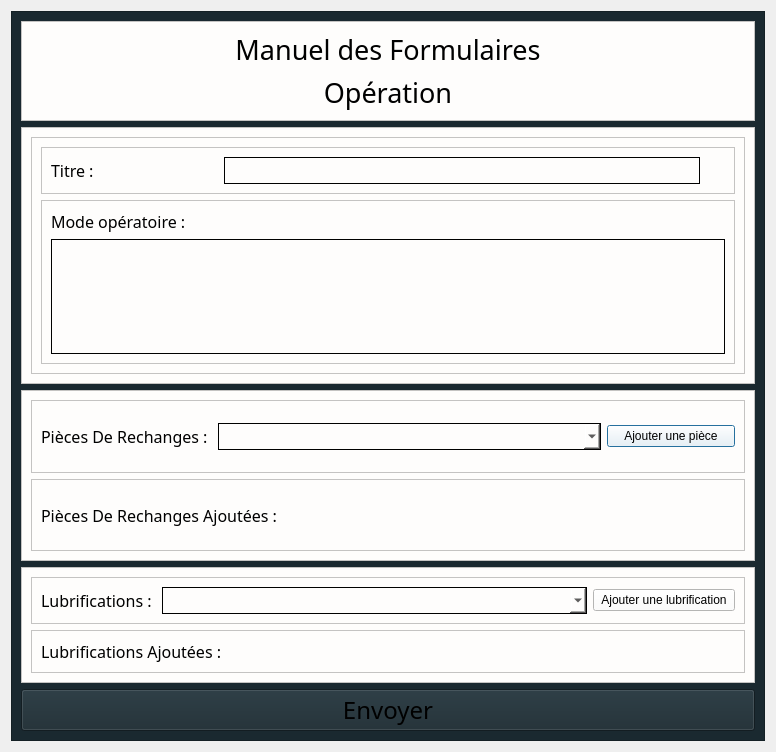
<?xml version="1.0" encoding="UTF-8"?>
<ui version="4.0">
 <class>Dialog</class>
 <widget class="QDialog" name="Dialog">
  <property name="geometry">
   <rect>
    <x>0</x>
    <y>0</y>
    <width>776</width>
    <height>752</height>
   </rect>
  </property>
  <property name="windowTitle">
   <string>Dialog</string>
  </property>
  <layout class="QHBoxLayout" name="horizontalLayout_6">
   <item>
    <widget class="QFrame" name="frame">
     <property name="styleSheet">
      <string notr="true">background-color: #1A2930;</string>
     </property>
     <property name="frameShape">
      <enum>QFrame::StyledPanel</enum>
     </property>
     <property name="frameShadow">
      <enum>QFrame::Raised</enum>
     </property>
     <layout class="QVBoxLayout" name="verticalLayout" stretch="1,3,2,0,2">
      <item>
       <widget class="QFrame" name="frame_8">
        <property name="styleSheet">
         <string notr="true">background-color : #FEFDFC;</string>
        </property>
        <property name="frameShape">
         <enum>QFrame::StyledPanel</enum>
        </property>
        <property name="frameShadow">
         <enum>QFrame::Raised</enum>
        </property>
        <layout class="QGridLayout" name="gridLayout">
         <item row="1" column="0">
          <widget class="QLabel" name="label_4">
           <property name="font">
            <font>
             <family>Modern No. 20</family>
             <pointsize>20</pointsize>
            </font>
           </property>
           <property name="text">
            <string>Opération</string>
           </property>
           <property name="alignment">
            <set>Qt::AlignCenter</set>
           </property>
          </widget>
         </item>
         <item row="0" column="0">
          <widget class="QLabel" name="label_2">
           <property name="font">
            <font>
             <family>Modern No. 20</family>
             <pointsize>20</pointsize>
            </font>
           </property>
           <property name="text">
            <string>Manuel des Formulaires</string>
           </property>
           <property name="alignment">
            <set>Qt::AlignCenter</set>
           </property>
          </widget>
         </item>
        </layout>
       </widget>
      </item>
      <item>
       <widget class="QFrame" name="frame_7">
        <property name="styleSheet">
         <string notr="true">background-color : #FEFDFC;height:25px;</string>
        </property>
        <property name="frameShape">
         <enum>QFrame::StyledPanel</enum>
        </property>
        <property name="frameShadow">
         <enum>QFrame::Raised</enum>
        </property>
        <layout class="QHBoxLayout" name="horizontalLayout" stretch="1">
         <item>
          <widget class="QFrame" name="frame_3">
           <property name="frameShape">
            <enum>QFrame::StyledPanel</enum>
           </property>
           <property name="frameShadow">
            <enum>QFrame::Raised</enum>
           </property>
           <layout class="QVBoxLayout" name="verticalLayout_5">
            <item>
             <widget class="QFrame" name="frame_6">
              <property name="frameShape">
               <enum>QFrame::StyledPanel</enum>
              </property>
              <property name="frameShadow">
               <enum>QFrame::Raised</enum>
              </property>
              <layout class="QHBoxLayout" name="horizontalLayout_2" stretch="1,3">
               <item>
                <widget class="QLabel" name="label_3">
                 <property name="font">
                  <font>
                   <family>Modern No. 20</family>
                   <pointsize>12</pointsize>
                  </font>
                 </property>
                 <property name="text">
                  <string>Titre : </string>
                 </property>
                </widget>
               </item>
               <item>
                <widget class="QLineEdit" name="lineEditTitre">
                 <property name="font">
                  <font>
                   <pointsize>12</pointsize>
                   <weight>75</weight>
                   <bold>true</bold>
                  </font>
                 </property>
                 <property name="styleSheet">
                  <string notr="true">border: 1px solid back;height:25px;margin-right:25px;</string>
                 </property>
                 <property name="text">
                  <string/>
                 </property>
                </widget>
               </item>
              </layout>
             </widget>
            </item>
            <item>
             <widget class="QFrame" name="frame_9">
              <property name="frameShape">
               <enum>QFrame::StyledPanel</enum>
              </property>
              <property name="frameShadow">
               <enum>QFrame::Raised</enum>
              </property>
              <layout class="QVBoxLayout" name="verticalLayout_2" stretch="0,0">
               <item>
                <widget class="QLabel" name="label_5">
                 <property name="font">
                  <font>
                   <family>Modern No. 20</family>
                   <pointsize>12</pointsize>
                  </font>
                 </property>
                 <property name="text">
                  <string>Mode opératoire : </string>
                 </property>
                </widget>
               </item>
               <item>
                <widget class="QTextEdit" name="textEdiModeOperatoire">
                 <property name="font">
                  <font>
                   <pointsize>12</pointsize>
                   <weight>75</weight>
                   <bold>true</bold>
                  </font>
                 </property>
                 <property name="styleSheet">
                  <string notr="true">border : 1px solid black;</string>
                 </property>
                </widget>
               </item>
              </layout>
             </widget>
            </item>
           </layout>
          </widget>
         </item>
        </layout>
       </widget>
      </item>
      <item>
       <widget class="QFrame" name="frame_5">
        <property name="styleSheet">
         <string notr="true">background-color : #FEFDFC;</string>
        </property>
        <property name="frameShape">
         <enum>QFrame::StyledPanel</enum>
        </property>
        <property name="frameShadow">
         <enum>QFrame::Raised</enum>
        </property>
        <layout class="QVBoxLayout" name="verticalLayout_4">
         <item>
          <widget class="QFrame" name="frame_12">
           <property name="frameShape">
            <enum>QFrame::StyledPanel</enum>
           </property>
           <property name="frameShadow">
            <enum>QFrame::Raised</enum>
           </property>
           <layout class="QHBoxLayout" name="horizontalLayout_7" stretch="0,3,1">
            <item>
             <widget class="QLabel" name="label_13">
              <property name="font">
               <font>
                <family>Modern No. 20</family>
                <pointsize>12</pointsize>
               </font>
              </property>
              <property name="text">
               <string>Pièces De Rechanges : </string>
              </property>
             </widget>
            </item>
            <item>
             <widget class="QComboBox" name="comboBoxPieceRechange">
              <property name="font">
               <font>
                <pointsize>12</pointsize>
                <weight>75</weight>
                <bold>true</bold>
               </font>
              </property>
              <property name="styleSheet">
               <string notr="true">border: 1px solid back;height:25px;</string>
              </property>
             </widget>
            </item>
            <item>
             <widget class="QPushButton" name="pushButtonAjoutPieceRechange">
              <property name="cursor">
               <cursorShape>PointingHandCursor</cursorShape>
              </property>
              <property name="styleSheet">
               <string notr="true">QPushButton{
height : 25px;
background-color :#00A8E8;
}


QPushButton:hover{
	background-color: rgb(0, 92, 157);
};</string>
              </property>
              <property name="text">
               <string>Ajouter une pièce</string>
              </property>
             </widget>
            </item>
           </layout>
          </widget>
         </item>
         <item>
          <widget class="QFrame" name="frame_15">
           <property name="frameShape">
            <enum>QFrame::StyledPanel</enum>
           </property>
           <property name="frameShadow">
            <enum>QFrame::Raised</enum>
           </property>
           <layout class="QHBoxLayout" name="horizontalLayout_11" stretch="1,2">
            <item>
             <widget class="QLabel" name="label_11">
              <property name="font">
               <font>
                <family>Modern No. 20</family>
                <pointsize>12</pointsize>
               </font>
              </property>
              <property name="text">
               <string>Pièces De Rechanges Ajoutées : </string>
              </property>
             </widget>
            </item>
            <item>
             <widget class="QLabel" name="labelListePiecesRechanges">
              <property name="font">
               <font>
                <pointsize>12</pointsize>
                <weight>75</weight>
                <bold>true</bold>
               </font>
              </property>
              <property name="text">
               <string/>
              </property>
             </widget>
            </item>
           </layout>
          </widget>
         </item>
        </layout>
       </widget>
      </item>
      <item>
       <widget class="QFrame" name="frame_4">
        <property name="styleSheet">
         <string notr="true">background-color : #FEFDFC;</string>
        </property>
        <property name="frameShape">
         <enum>QFrame::StyledPanel</enum>
        </property>
        <property name="frameShadow">
         <enum>QFrame::Raised</enum>
        </property>
        <layout class="QVBoxLayout" name="verticalLayout_3" stretch="0,0">
         <item>
          <widget class="QFrame" name="frame_11">
           <property name="frameShape">
            <enum>QFrame::StyledPanel</enum>
           </property>
           <property name="frameShadow">
            <enum>QFrame::Raised</enum>
           </property>
           <layout class="QHBoxLayout" name="horizontalLayout_5" stretch="0,3,1">
            <item>
             <widget class="QLabel" name="label_12">
              <property name="font">
               <font>
                <family>Modern No. 20</family>
                <pointsize>12</pointsize>
               </font>
              </property>
              <property name="text">
               <string>Lubrifications : </string>
              </property>
             </widget>
            </item>
            <item>
             <widget class="QComboBox" name="comboBoxLubrification">
              <property name="font">
               <font>
                <pointsize>12</pointsize>
                <weight>75</weight>
                <bold>true</bold>
               </font>
              </property>
              <property name="styleSheet">
               <string notr="true">border: 1px solid back;height:25px;</string>
              </property>
             </widget>
            </item>
            <item>
             <widget class="QPushButton" name="pushButtonAjoutLubrification">
              <property name="cursor">
               <cursorShape>PointingHandCursor</cursorShape>
              </property>
              <property name="styleSheet">
               <string notr="true">QPushButton{
height : 25px;
background-color :#00A8E8;
}


QPushButton:hover{
	background-color: rgb(0, 92, 157);
};</string>
              </property>
              <property name="text">
               <string>Ajouter une lubrification</string>
              </property>
             </widget>
            </item>
           </layout>
          </widget>
         </item>
         <item>
          <widget class="QFrame" name="frame_14">
           <property name="frameShape">
            <enum>QFrame::StyledPanel</enum>
           </property>
           <property name="frameShadow">
            <enum>QFrame::Raised</enum>
           </property>
           <layout class="QHBoxLayout" name="horizontalLayout_10" stretch="1,2">
            <item>
             <widget class="QLabel" name="label_10">
              <property name="font">
               <font>
                <family>Modern No. 20</family>
                <pointsize>12</pointsize>
               </font>
              </property>
              <property name="text">
               <string>Lubrifications Ajoutées : </string>
              </property>
             </widget>
            </item>
            <item>
             <widget class="QLabel" name="labelListeLubrifications">
              <property name="font">
               <font>
                <pointsize>12</pointsize>
                <weight>75</weight>
                <bold>true</bold>
               </font>
              </property>
              <property name="text">
               <string/>
              </property>
             </widget>
            </item>
           </layout>
          </widget>
         </item>
        </layout>
       </widget>
      </item>
      <item>
       <widget class="QPushButton" name="buttonEnvoyer">
        <property name="font">
         <font>
          <family>Modern No. 20</family>
          <pointsize>18</pointsize>
         </font>
        </property>
        <property name="cursor">
         <cursorShape>PointingHandCursor</cursorShape>
        </property>
        <property name="styleSheet">
         <string notr="true">QPushButton{
height : 25px;
background-color :#00A8E8;
}


QPushButton:hover{
	background-color: rgb(0, 92, 157);
};</string>
        </property>
        <property name="text">
         <string>Envoyer</string>
        </property>
       </widget>
      </item>
     </layout>
    </widget>
   </item>
  </layout>
 </widget>
 <resources/>
 <connections/>
</ui>
